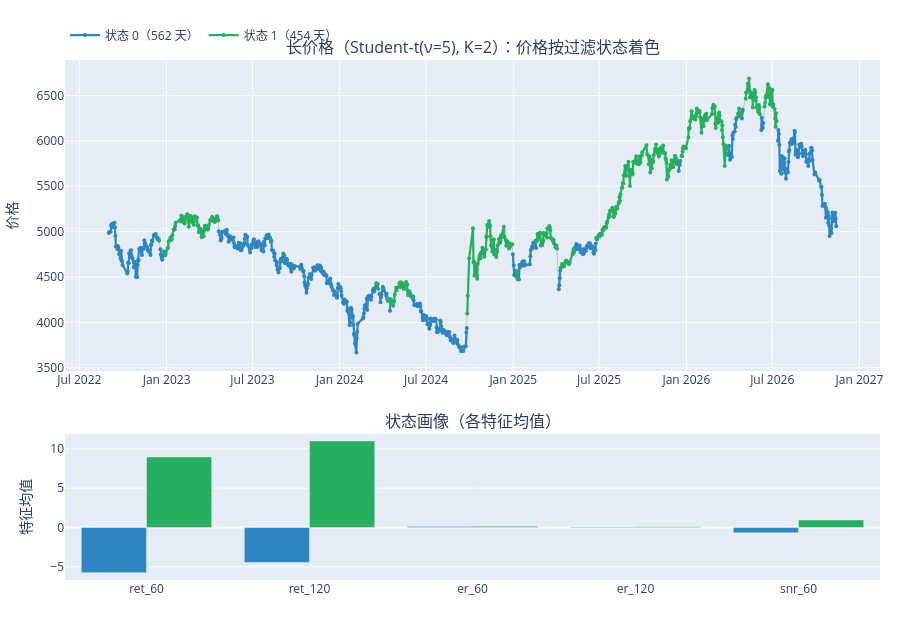

Here is the notebook cell this chart was saved with:
### Markdown cell above
## 三、长价格（Student-t, K=2）

### Code cell
plot_states('长价格').show()

### Figure 1 — Plotly figure (JSON) as saved in the notebook; plotly's stock layout.template omitted (floating-point values rounded to 4 significant figures; data arrays with more than 128 entries replaced by an {"elided": "..."} marker saying what was removed)
{"data": [{"line": {"color": "#BDC3C7", "width": 1}, "mode": "lines", "name": "价格", "showlegend": false, "type": "scatter", "x": {"elided": "1016 str values"}, "xaxis": "x", "y": {"elided": "1016 float values"}, "yaxis": "y"}, {"line": {"color": "#2E86C1", "width": 2.2}, "marker": {"color": "#2E86C1", "size": 4}, "mode": "lines+markers", "name": "状态 0（562 天）", "type": "scatter", "x": {"elided": "1016 str values"}, "xaxis": "x", "y": {"elided": "1016 float values"}, "yaxis": "y"}, {"line": {"color": "#27AE60", "width": 2.2}, "marker": {"color": "#27AE60", "size": 4}, "mode": "lines+markers", "name": "状态 1（454 天）", "type": "scatter", "x": {"elided": "1016 str values"}, "xaxis": "x", "y": {"elided": "1016 float values"}, "yaxis": "y"}, {"marker": {"color": "#2E86C1"}, "name": "状态 0", "showlegend": false, "type": "bar", "x": ["ret_60", "ret_120", "er_60", "er_120", "snr_60"], "xaxis": "x2", "y": [-5.74, -4.45, 0.12, 0.07, -0.67], "yaxis": "y2"}, {"marker": {"color": "#27AE60"}, "name": "状态 1", "showlegend": false, "type": "bar", "x": ["ret_60", "ret_120", "er_60", "er_120", "snr_60"], "xaxis": "x2", "y": [8.97, 11.01, 0.16, 0.11, 0.96], "yaxis": "y2"}], "layout": {"annotations": [{"font": {"size": 16}, "showarrow": false, "text": "长价格（Student-t(ν=5), K=2）：价格按过滤状态着色", "x": 0.5, "xanchor": "center", "xref": "paper", "y": 1.0, "yanchor": "bottom", "yref": "paper"}, {"font": {"size": 16}, "showarrow": false, "text": "状态画像（各特征均值）", "x": 0.5, "xanchor": "center", "xref": "paper", "y": 0.2816, "yanchor": "bottom", "yref": "paper"}], "height": 620, "hovermode": "x unified", "legend": {"orientation": "h", "y": 1.02, "yanchor": "bottom"}, "margin": {"b": 40, "l": 40, "r": 20, "t": 60}, "xaxis": {"anchor": "y", "domain": [0.0, 1.0]}, "xaxis2": {"anchor": "y2", "domain": [0.0, 1.0]}, "yaxis": {"anchor": "x", "domain": [0.4016, 1.0], "title": {"text": "价格"}}, "yaxis2": {"anchor": "x2", "domain": [0.0, 0.2816], "title": {"text": "特征均值"}}}}
